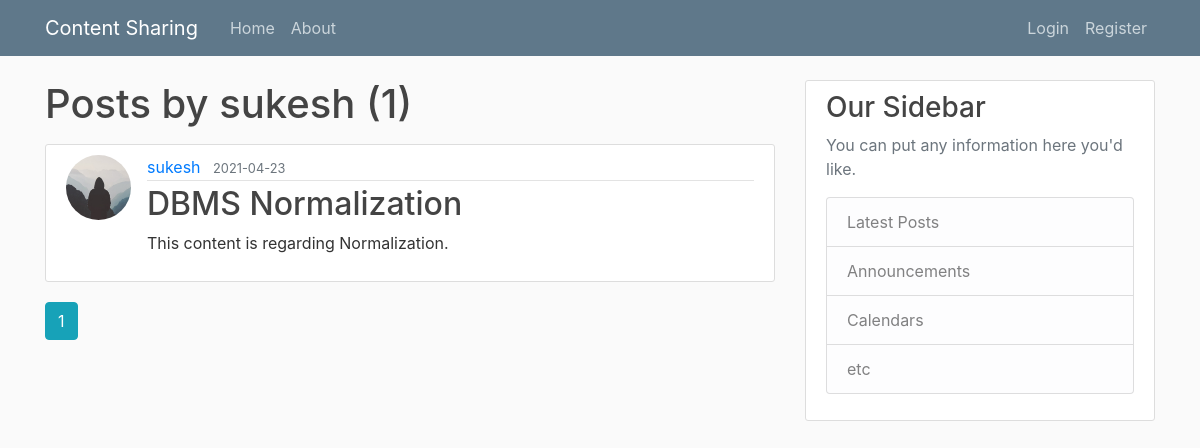
/user/sukesh, run on the app's committed database.
### flaskblog/models.py (models this page shows, shortened)
class User(db.Model, UserMixin):
    id = db.Column(db.Integer, primary_key=True)
    username = db.Column(db.String(20), unique=True, nullable=False)
    email = db.Column(db.String(120), unique=True, nullable=False)
    image_file = db.Column(db.String(20), nullable=False, default='default.jpg')
    password = db.Column(db.String(60), nullable=False)
    posts = db.relationship('Post', backref='author', lazy=True)

class Post(db.Model):
    id = db.Column(db.Integer, primary_key=True)
    title = db.Column(db.String(100), nullable=False)
    date_posted = db.Column(db.DateTime, nullable=False, default=datetime.utcnow)
    content = db.Column(db.Text, nullable=False)
    user_id = db.Column(db.Integer, db.ForeignKey('user.id'), nullable=False)

### flaskblog/routes.py (the view)
@app.route("/user/<string:username>")
def user_posts(username):
    page = request.args.get('page', 1, type=int)
    user = User.query.filter_by(username=username).first_or_404()
    posts = Post.query.filter_by(author=user)\
        .order_by(Post.date_posted.desc())\
        .paginate(page=page, per_page=5)
    return render_template('user_posts.html', posts=posts, user=user)

### flaskblog/templates/user_posts.html
{% extends "layout.html" %}
{% block content %}
    <h1 class="mb-3">Posts by {{ user.username }} ({{ posts.total }})</h1>
    {% for post in posts.items %}
        <article class="media content-section">
          <img class="rounded-circle article-img" src="{{ url_for('static', filename='profile_pics/' + post.author.image_file) }}">
          <div class="media-body">
            <div class="article-metadata">
              <a class="mr-2" href="{{ url_for('user_posts', username=post.author.username) }}">{{ post.author.username }}</a>
              <small class="text-muted">{{ post.date_posted.strftime('%Y-%m-%d') }}</small>
            </div>
            <h2><a class="article-title" href="{{ url_for('post', post_id=post.id) }}">{{ post.title }}</a></h2>
            <p class="article-content">{{ post.content }}</p>
          </div>
        </article>
    {% endfor %}
    {% for page_num in posts.iter_pages(left_edge=1, right_edge=1, left_current=1, right_current=2) %}
      {% if page_num %}
        {% if posts.page == page_num %}
          <a class="btn btn-info mb-4" href="{{ url_for('user_posts', username=user.username, page=page_num) }}">{{ page_num }}</a>
        {% else %}
          <a class="btn btn-outline-info mb-4" href="{{ url_for('user_posts', username=user.username, page=page_num) }}">{{ page_num }}</a>
        {% endif %}
      {% else %}
        ...
      {% endif %}
    {% endfor %}
{% endblock content %}

### flaskblog/static/main.css (style rules this page uses)
body { background: #fafafa; color: #333333; margin-top: 5rem; }
h1, h2, h3, h4, h5, h6 { color: #444444; }
.content-section { background: #ffffff; padding: 10px 20px; border: 1px solid #dddddd; border-radius: 3px; margin-bottom: 20px; }
.article-title { color: #444444; }
.article-content { white-space: pre-line; }
.article-img { height: 65px; width: 65px; margin-right: 16px; }
.article-metadata { padding-bottom: 1px; margin-bottom: 4px; border-bottom: 1px solid #e3e3e3 }

### data on the page
User: username "sukesh"
Post: image_file (placeholder picture), author.username "sukesh", date_posted "2021-04-23", title "DBMS Normalization", content "This content is regarding Normalization."

### other printed values
{{ posts.total }} "1"
{{ page_num }} "1"
